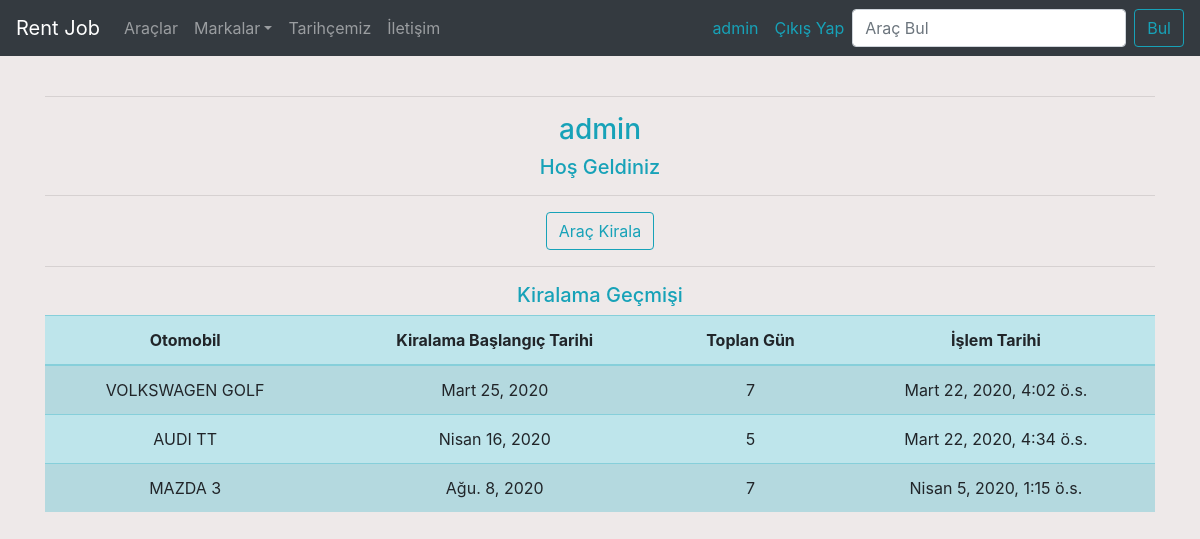
The app's page /user/profile/ (signed in) with its own data.
### Rent/models.py (models this page shows)
class Rent(models.Model):
    renter = models.ForeignKey("auth.User", on_delete = models.CASCADE, verbose_name="Kiralayan Kullanıcı")
    rentedCar = models.ForeignKey("Autos.Autos", on_delete = models.CASCADE, verbose_name="Kiralanan Otomobil")
    rentalDate = models.DateField(verbose_name="Kiralanma Tarihi (Gün/Ay/Yıl)")
    totalDays = models.IntegerField(verbose_name="Gün Sayısı")
    transactionDate = models.DateTimeField(auto_now_add=True, verbose_name="İşlem Tarihi")

### Autos/models.py (models this page shows)
class Autos(models.Model): #otomobiller tablosu
    title = models.CharField(max_length=100, verbose_name="Başlık")
    trademark = models.CharField(max_length=50, verbose_name="Marka")
    model = models.CharField(max_length=50, verbose_name="Model")
    year = models.CharField(max_length=10, verbose_name="Yıl")
    gear = models.CharField(max_length=20, verbose_name="Vites")
    fuel = models.CharField(max_length=20, verbose_name="Yakıt")
    carClass = models.CharField(max_length=30, verbose_name="Sınıf")
    horsePower = models.CharField(max_length=5, verbose_name="Beygir Gücü")
    baggageVolume = models.CharField(max_length=15,verbose_name="Bagaj Hacmi")
    price = models.IntegerField(verbose_name="Günlük Ücret")
    autoImage = models.FileField(blank=True, null=True, verbose_name="Otomobilin Resmini Ekleyin")
    def __str__(self):
        return self.title

### User/views.py (the view)
# urls.py: path('profile/', views.userProfile, name="profile") #Profil
def userProfile(request):
    rents = Rent.objects.filter(renter = request.user)
    context = {
        "rents" : rents
    }
    return render(request,"profile.html",context)

### templates/profile.html (shortened to what this page needs)
{%extends "layout.html"%}
{%block body%}
{% load crispy_forms_tags %}
<hr>
<h3 style="text-align: center;" class="text-info">{{request.user.username}}</h3>
<h5 style="text-align: center;" class="text-info">Hoş Geldiniz {{request.user.first_name}} {{request.user.last_name}}</h5>
<hr>
<div class="text-center">
    <a class="btn btn-outline-info" href="{% url 'Autos:allcars'%}">Araç Kirala</a>
</div>
<hr>
<h5 style="text-align: center;" class="text-info">Kiralama Geçmişi</h5>
{%if rents%}
<div class="text-center">
    <table class="table table-striped table-info">
        <thead>
          <tr>
            <th scope="col">Otomobil</th>
            <th scope="col">Kiralama Başlangıç Tarihi</th>
            <th scope="col">Toplan Gün</th>
            <th scope="col">İşlem Tarihi</th>
          </tr>
        </thead>
        <tbody>
            {%for rent in rents %}
                <tr>
                    <td>{{rent.rentedCar}}</td>
                    <td>{{rent.rentalDate}}</td>
                    <td>{{rent.totalDays}}</td>
                    <td>{{rent.transactionDate}}</td>
                </tr>
            {%endfor%}
        </tbody>
    </table>
</div>
{%else%}
<div class="alert alert-info">Henüz bir araç kiralamadınız.</div>
{%endif%}
{%endblock body%}

### templates/includes/navbar.html (shortened to what this page needs)
<nav class="navbar navbar-expand-lg navbar-dark bg-dark">
        <a class="navbar-brand" href="{% url 'index'%}">Rent Job</a>
        <div class="navbar-collapse collapse" id="navbarColor01">
          <ul class="navbar-nav mr-auto">
            <li class="nav-item">
              <a class="nav-link" href="{% url 'Autos:allcars'%}">Araçlar</a>
            </li>
            <li class="nav-item dropdown">
                    <a class="nav-link dropdown-toggle" id="navbarDropdownMenuLink" data-toggle="dropdown"
                      aria-haspopup="true" aria-expanded="false">Markalar</a>
              </li>
              <li class="nav-item">
                <a class="nav-link" href="{% url 'history'%}">Tarihçemiz</a>
              </li>
              <li class="nav-item">
                <a class="nav-link" href="{% url 'office'%}">İletişim</a>
              </li>
          </ul>
          <ul class="navbar-nav ml-auto">
              {% if request.user.is_authenticated %}
                <li class="nav-item">
                  <a class="nav-link text-info" href="{% url 'User:profile'%}">{{request.user.username}}</a>
                </li>
                <li class="nav-item">
                  <a class="nav-link text-info" href="{% url 'User:logout'%}">Çıkış Yap</a>
                </li>
              {% endif %}
          </ul>
          <form class="form-inline" method="GET" action="{% url 'Autos:allcars'%}">
            <div class="form-group">
            <input class="form-control mr-sm-2" name="keyword" type="text" placeholder="Araç Bul" aria-label="Search">
            <button class="btn btn-outline-info my-2 my-sm-0" type="submit">Bul</button>
            </div>
          </form>
        </div>
      </nav>

### records on screen
Rent: rentedCar "VOLKSWAGEN GOLF", rentalDate "Mart 25, 2020", totalDays "7", transactionDate "Mart 22, 2020, 4:02 ö.s."
Rent: rentedCar "AUDI TT", rentalDate "Nisan 16, 2020", totalDays "5", transactionDate "Mart 22, 2020, 4:34 ö.s."
Rent: rentedCar "MAZDA 3", rentalDate "Ağu. 8, 2020", totalDays "7", transactionDate "Nisan 5, 2020, 1:15 ö.s."

### other values on screen
{{ request.user.username }} "admin"
